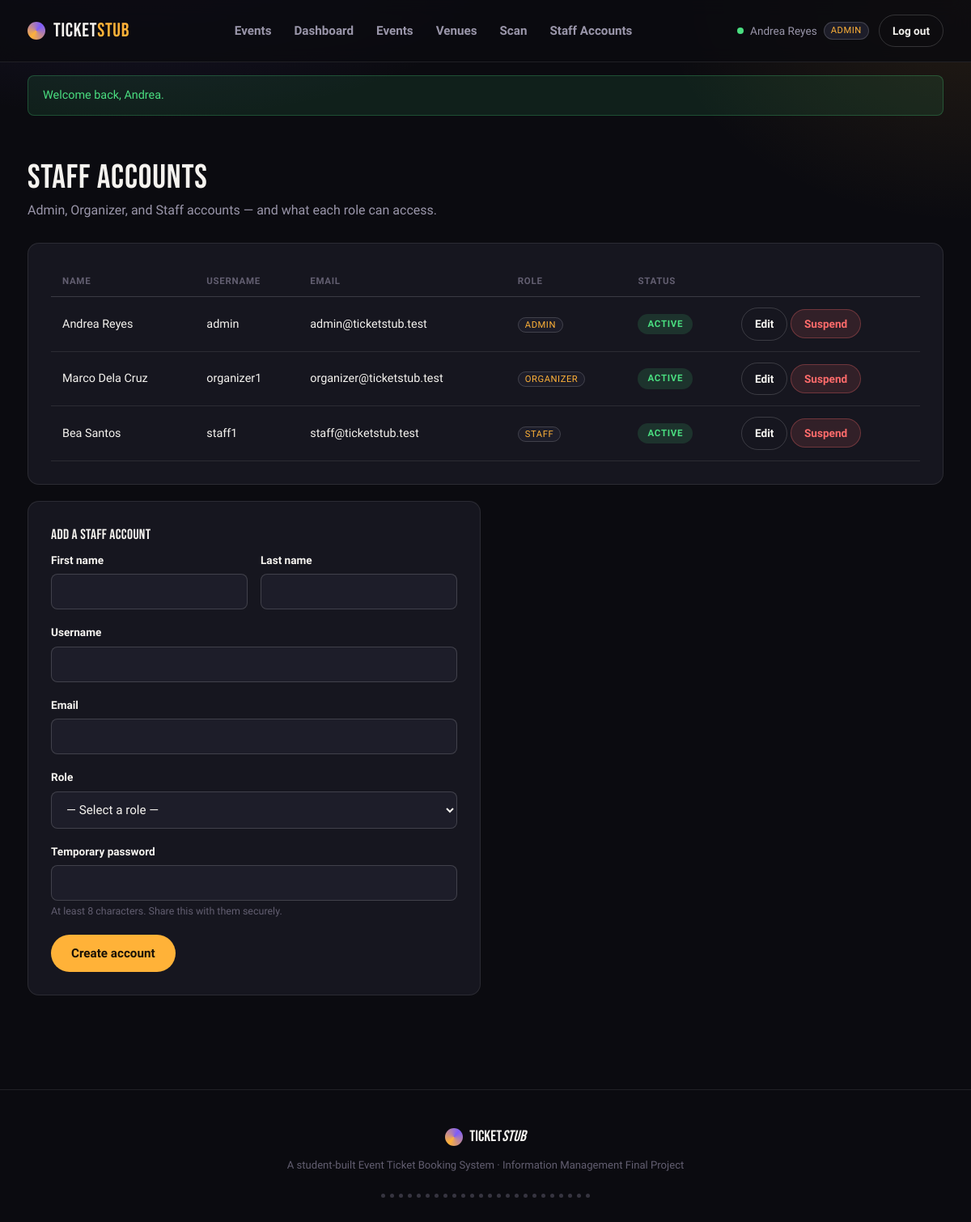
Page /staff/manage-staff.php (signed in) on the committed database.
### tables this page shows
CREATE TABLE Staff (
    Staff_ID       INT AUTO_INCREMENT PRIMARY KEY,
    Staff_User     VARCHAR(50)  NOT NULL UNIQUE,
    Password_Hash  VARCHAR(255) NOT NULL,
    First_Name     VARCHAR(50)  NOT NULL,
    Last_Name      VARCHAR(50)  NOT NULL,
    Email          VARCHAR(100) NOT NULL UNIQUE,
    Role_ID        INT NOT NULL,
    Account_Status ENUM('active','suspended') NOT NULL DEFAULT 'active',
    Created_At     TIMESTAMP DEFAULT CURRENT_TIMESTAMP,
    FOREIGN KEY (Role_ID) REFERENCES Roles(Role_ID)
);

CREATE TABLE Roles (
    Role_ID     INT AUTO_INCREMENT PRIMARY KEY,
    Role_Name   VARCHAR(30) NOT NULL UNIQUE,         
    Description VARCHAR(255) NULL
);

### includes/functions.php (called while the page is built, shortened)
<?php
function e(?string $value): string {
    return htmlspecialchars($value ?? '', ENT_QUOTES, 'UTF-8');
}

### includes/auth.php (called while the page is built, shortened)
<?php
function base_url(string $path = ''): string {
    $script = $_SERVER['SCRIPT_NAME'] ?? '/index.php';
    $root = $script;
    foreach (['/staff/', '/customer/'] as $marker) {
        $pos = strpos($script, $marker);
        if ($pos !== false) { $root = substr($script, 0, $pos); break; }
    }
    return $root . $path;
}

### staff/manage-staff.php (the view, shortened to what this page needs)
<?php
require_once __DIR__ . '/../includes/auth.php';
require_once __DIR__ . '/../includes/functions.php';
$db = get_db();
$staff_list = $db->query(
    'SELECT s.*, r.Role_Name FROM Staff s JOIN Roles r ON r.Role_ID = s.Role_ID ORDER BY s.Created_At DESC'
)->fetchAll();
require_once __DIR__ . '/../includes/header.php';
?>
<section class="section">
  <div class="wrap">
    <div class="section-head">
      <div><h2>Staff accounts</h2><p>Admin, Organizer, and Staff accounts — and what each role can access.</p></div>
    </div>
    <div class="panel">
      <table class="data-table">
        <thead><tr><th>Name</th><th>Username</th><th>Email</th><th>Role</th><th>Status</th><th></th></tr></thead>
        <tbody>
          <?php foreach ($staff_list as $s): ?>
            <tr>
              <td><?= e($s['First_Name'] . ' ' . $s['Last_Name']) ?></td>
              <td><?= e($s['Staff_User']) ?></td>
              <td><?= e($s['Email']) ?></td>
              <td><span class="role-badge"><?= e($s['Role_Name']) ?></span></td>
              <td><span class="status-pill <?= $s['Account_Status'] === 'active' ? 'status-confirmed' : 'status-cancelled' ?>"><?= e($s['Account_Status']) ?></span></td>
              <td style="white-space:nowrap;">
                <a class="btn btn-ghost btn-sm" href="<?= base_url('/staff/manage-staff.php?edit=' . $s['Staff_ID']) ?>">Edit</a>
                <form method="post" style="display:inline;" onsubmit="return confirm('<?= $s['Account_Status'] === 'active' ? 'Suspend' : 'Reactivate' ?> this account?');">
                  <button type="submit" class="btn btn-sm <?= $s['Account_Status'] === 'active' ? 'btn-danger' : 'btn-ghost' ?>" <?= (int)$s['Staff_ID'] === (int)$_SESSION['staff_id'] ? 'disabled title="You cannot suspend yourself"' : '' ?>>
                    <?= $s['Account_Status'] === 'active' ? 'Suspend' : 'Reactivate' ?>
                  </button>
                </form>
              </td>
            </tr>
          <?php endforeach; ?>
        </tbody>
      </table>
    </div>
    <div class="panel" style="max-width:560px;">
      <h3 style="font-size:1.1rem;">Add a staff account</h3>
      <form method="post">
        <div class="form-row">
          <div class="field"><label for="first_name">First name</label><input type="text" id="first_name" name="first_name" required></div>
          <div class="field"><label for="last_name">Last name</label><input type="text" id="last_name" name="last_name" required></div>
        </div>
        <div class="field"><label for="username">Username</label><input type="text" id="username" name="username" required></div>
        <div class="field"><label for="email">Email</label><input type="email" id="email" name="email" required></div>
        <div class="field">
          <label for="role_id">Role</label>
          <select id="role_id" name="role_id" required>
            <option value="">— Select a role —</option>
          </select>
        </div>
        <div class="field"><label for="password">Temporary password</label><input type="password" id="password" name="password" required><span class="hint">At least 8 characters. Share this with them securely.</span></div>
        <button type="submit" class="btn btn-primary">Create account</button>
      </form>
    </div>
  </div>
</section>
<?php require_once __DIR__ . '/../includes/footer.php'; ?>

### assets/css/style.css (style rules this page uses)
:root { --bg: #0B0B10; --surface: #16161F; --surface-raised:#1D1D29; --surface-hover: #23222F; --border: rgba(255,255,255,0.09); --border-strong: rgba(255,255,255,0.16); --text: #F5F3EF; --text-muted: #9A96AA; --text-faint: #625E70; --amber: #FFB238; --amber-dim: #C98A22; --violet: #7C5CFC; --violet-dim: #5B3FD6; --success: #4ADE80; --danger: #FF6B6B; --font-display: 'Bebas Neue', sans-serif; --font-body: 'Work Sans', system-ui, sans-serif; --font-mono: 'IBM Plex Mono', monospace; --radius: 14px; --radius-sm: 8px; --shadow-lift: 0 12px 32px rgba(0,0,0,0.45); }
* { box-sizing: border-box; }
html { scroll-behavior: smooth; }
body { margin: 0; background: var(--bg); background-image: radial-gradient(ellipse 900px 500px at 15% -10%, rgba(124,92,252,0.18), transparent 60%), radial-gradient(ellipse 700px 500px at 100% 0%, rgba(255,178,56,0.10), transparent 55%); color: var(--text); font-family: var(--font-body); line-height: 1.5; -webkit-font-smoothing: antialiased; }
.wrap { max-width: 1180px; margin: 0 auto; padding: 0 24px; }
a { color: inherit; text-decoration: none; }
h1,h2,h3,h4 { font-family: var(--font-display); font-weight: 400; letter-spacing: 0.02em; margin: 0 0 8px; }
h2 { font-size: clamp(1.8rem, 3.6vw, 2.6rem); line-height: 1; }
h3 { font-size: 1.5rem; }
p { color: var(--text-muted); margin: 0 0 12px; }
.btn { display: inline-flex; align-items: center; justify-content: center; gap: 8px; font-family: var(--font-body); font-weight: 600; font-size: 0.95rem; padding: 13px 24px; border-radius: 999px; border: 1px solid transparent; cursor: pointer; transition: transform .15s ease, background .15s ease, border-color .15s ease; white-space: nowrap; }
.btn-primary { background: var(--amber); color: #1a1206; }
.btn-ghost { background: transparent; border-color: var(--border-strong); color: var(--text); }
.btn-sm { padding: 9px 16px; font-size: 0.85rem; }
.btn-danger { background: rgba(255,107,107,0.12); color: var(--danger); border-color: rgba(255,107,107,0.3); }
.role-badge { background: var(--surface-raised); border: 1px solid var(--border-strong); color: var(--amber); padding: 2px 8px; border-radius: 999px; font-size: 0.7rem; text-transform: uppercase; letter-spacing: 0.05em; }
.section { padding: 56px 0; }
.section-head { display: flex; align-items: flex-end; justify-content: space-between; margin-bottom: 28px; gap: 16px; flex-wrap: wrap; }
.section-head p { margin: 0; }
.panel { background: var(--surface); border: 1px solid var(--border); border-radius: var(--radius); padding: 28px; }
.panel + .panel { margin-top: 20px; }
.field { margin-bottom: 18px; }
.field label { display: block; font-size: 0.85rem; font-weight: 600; margin-bottom: 7px; color: var(--text); }
.field .hint { font-size: 0.78rem; color: var(--text-faint); margin-top: 5px; }
input[type=text], input[type=email], input[type=password], input[type=tel], input[type=number], input[type=date], input[type=datetime-local], select, textarea { width: 100%; padding: 12px 14px; border-radius: var(--radius-sm); border: 1px solid var(--border-strong); background: var(--surface-raised); color: var(--text); font-family: var(--font-body); font-size: 0.95rem; transition: border-color .15s; }
.form-row { display: grid; grid-template-columns: 1fr 1fr; gap: 16px; }
.status-pill { display: inline-block; padding: 4px 12px; border-radius: 999px; font-size: 0.72rem; font-weight: 700; text-transform: uppercase; letter-spacing: 0.06em; }
.status-confirmed { background: rgba(74,222,128,0.14); color: var(--success); }
table.data-table { width: 100%; border-collapse: collapse; font-size: 0.9rem; }
.data-table th { text-align: left; font-size: 0.72rem; text-transform: uppercase; letter-spacing: 0.06em; color: var(--text-faint); padding: 10px 14px; border-bottom: 1px solid var(--border-strong); }
.data-table td { padding: 13px 14px; border-bottom: 1px solid var(--border); color: var(--text); }

### rows in the picture
staff: First_Name+Last_Name "Andrea Reyes", Staff_User "admin", Email "admin@ticketstub.test", Role_ID.Role_Name "ADMIN", Account_Status "ACTIVE", shows "Suspend"
staff: First_Name+Last_Name "Marco Dela Cruz", Staff_User "organizer1", Email "organizer@ticketstub.test", Role_ID.Role_Name "ORGANIZER", Account_Status "ACTIVE", shows "Suspend"
staff: First_Name+Last_Name "Bea Santos", Staff_User "staff1", Email "staff@ticketstub.test", Role_ID.Role_Name "STAFF", Account_Status "ACTIVE", shows "Suspend"

### other values in the picture
$_SESSION['user_name'] "Andrea Reyes"
current_role() "ADMIN"
$flash_success "Welcome back, Andrea."
